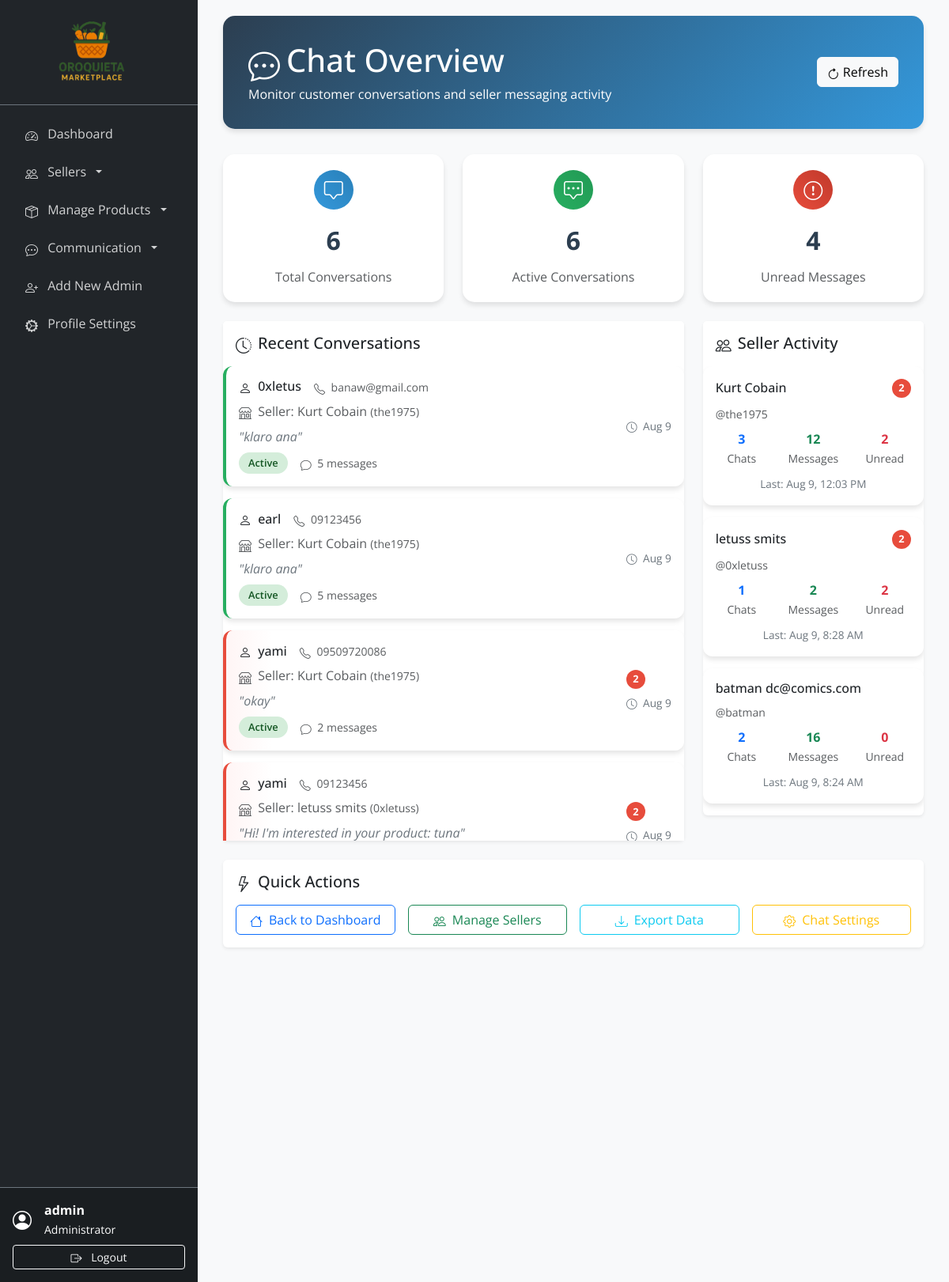
Screenshot of /admin/chat_overview.php (signed in) with the database file from the repository.
### tables this page shows
CREATE TABLE `conversations` (
  `id` int(11) NOT NULL,
  `guest_name` varchar(255) NOT NULL,
  `guest_contact` varchar(255) DEFAULT NULL,
  `seller_id` int(11) NOT NULL,
  `created_at` timestamp NOT NULL DEFAULT current_timestamp(),
  `updated_at` timestamp NOT NULL DEFAULT current_timestamp() ON UPDATE current_timestamp(),
  `status` enum('active','archived','blocked') DEFAULT 'active',
  `last_message_preview` varchar(100) DEFAULT NULL,
  `guest_ip_address` varchar(45) DEFAULT NULL,
  `is_archived` tinyint(1) DEFAULT 0
);

CREATE TABLE `sellers` (
  `id` int(11) NOT NULL,
  `username` varchar(50) NOT NULL,
  `email` varchar(100) NOT NULL,
  `password` varchar(255) NOT NULL,
  `first_name` varchar(50) DEFAULT NULL,
  `last_name` varchar(50) DEFAULT NULL,
  `phone` varchar(20) DEFAULT NULL,
  `address` text DEFAULT NULL,
  `profile_image` varchar(255) DEFAULT NULL,
  `facebook_url` varchar(255) DEFAULT NULL,
  `is_active` tinyint(1) DEFAULT 1,
  `status` enum('pending','approved','rejected','suspended') DEFAULT 'pending',
  `created_at` timestamp NOT NULL DEFAULT current_timestamp(),
  `updated_at` timestamp NOT NULL DEFAULT current_timestamp() ON UPDATE current_timestamp()
);

### admin/chat_overview.php (the view, shortened to what the rows shown need)
<?php
require_once '../includes/db_connect.php';
try {
    $query = "SELECT
                c.id,
                c.guest_name,
                c.guest_contact,
                c.status,
                c.created_at,
                c.updated_at,
                c.last_message_preview,
                s.username as seller_username,
                s.first_name as seller_first_name,
                s.last_name as seller_last_name,
                COUNT(m.id) as total_messages,
                SUM(CASE WHEN m.sender_type = 'guest' AND m.is_read = 0 THEN 1 ELSE 0 END) as unread_count
              FROM conversations c
              LEFT JOIN sellers s ON c.seller_id = s.id
              LEFT JOIN messages m ON c.id = m.conversation_id
              GROUP BY c.id
              ORDER BY c.updated_at DESC
              LIMIT 20";
    $stmt = $pdo->query($query);
    $recent_conversations = $stmt->fetchAll(PDO::FETCH_ASSOC);
    $query = "SELECT
                s.id,
                s.username,
                s.first_name,
                s.last_name,
                COUNT(DISTINCT c.id) as conversation_count,
                COUNT(m.id) as total_messages,
                SUM(CASE WHEN m.sender_type = 'guest' AND m.is_read = 0 THEN 1 ELSE 0 END) as unread_messages,
                MAX(m.sent_at) as last_message_time
              FROM sellers s
              LEFT JOIN conversations c ON s.id = c.seller_id
              LEFT JOIN messages m ON c.id = m.conversation_id
              WHERE s.status = 'approved'
              GROUP BY s.id
              HAVING conversation_count > 0
              ORDER BY unread_messages DESC, last_message_time DESC
              LIMIT 15";
    $stmt = $pdo->query($query);
    $seller_stats = $stmt->fetchAll(PDO::FETCH_ASSOC);
} catch (Exception $e) {
    error_log("Chat overview query error: " . $e->getMessage());
    $total_conversations = $active_conversations = $unread_messages = 0;
    $recent_conversations = $seller_stats = [];
}
?>
<!DOCTYPE html>
<html lang="en">
<head>
    <link rel="stylesheet" href="https://use.fontawesome.com/releases/v5.15.4/css/all.css" />
    <link href="https://cdn.jsdelivr.net/npm/bootstrap-icons@1.10.0/font/bootstrap-icons.css" rel="stylesheet">
    <link href="https://cdn.jsdelivr.net/npm/bootstrap@5.3.0/dist/css/bootstrap.min.css" rel="stylesheet">
</head>
<body>
    <div class="main-content">
        <div class="container-fluid">
            <div class="page-header">
                <div class="row align-items-center">
                    <div class="col-md-8">
                        <h1 class="mb-1"><i class="bi bi-chat-dots me-2"></i>Chat Overview</h1>
                    </div>
                </div>
            </div>
            <div class="row g-4">
                <div class="col-lg-8">
                    <div class="card border-0 shadow-sm">
                        <div class="card-body p-0">
                            <div style="max-height: 600px; overflow-y: auto;">
                                <?php if (empty($recent_conversations)): ?>
                                    <div class="text-center py-5">
                                        <i class="bi bi-chat-square text-muted" style="font-size: 3rem;"></i>
                                        <p class="text-muted mt-3">No conversations yet</p>
                                    </div>
                                <?php else: ?>
                                    <?php foreach ($recent_conversations as $conversation): ?>
                                        <div class="conversation-card p-3 <?php echo $conversation['unread_count'] > 0 ? 'has-unread' : ($conversation['status'] === 'active' ? 'active' : ''); ?>">
                                            <div class="d-flex align-items-center justify-content-between">
                                                <div class="flex-grow-1">
                                                    <div class="d-flex align-items-center mb-2">
                                                        <h6 class="mb-0 me-3">
                                                            <i class="bi bi-person me-1"></i>
                                                            <?php echo htmlspecialchars($conversation['guest_name']); ?>
                                                        </h6>
                                                        <?php if ($conversation['guest_contact']): ?>
                                                            <small class="text-muted">
                                                                <i class="bi bi-telephone me-1"></i>
                                                                <?php echo htmlspecialchars($conversation['guest_contact']); ?>
                                                            </small>
                                                        <?php endif; ?>
                                                    </div>
                                                    <div class="d-flex align-items-center mb-2">
                                                        <span class="text-muted me-3">
                                                            <i class="bi bi-shop me-1"></i>
                                                            Seller: <?php echo htmlspecialchars($conversation['seller_first_name'] . ' ' . $conversation['seller_last_name']); ?>
                                                            <small>(<?php echo htmlspecialchars($conversation['seller_username']); ?>)</small>
                                                        </span>
                                                    </div>
                                                    <?php if ($conversation['last_message_preview']): ?>
                                                        <div class="message-preview mb-2">
                                                            "<?php echo htmlspecialchars($conversation['last_message_preview']); ?>"
                                                        </div>
                                                    <?php endif; ?>
                                                    <div class="d-flex align-items-center">
                                                        <span class="status-badge status-<?php echo $conversation['status']; ?> me-3">
                                                            <?php echo ucfirst($conversation['status']); ?>
                                                        </span>
                                                        <small class="text-muted">
                                                            <i class="bi bi-chat me-1"></i>
                                                            <?php echo $conversation['total_messages']; ?> messages
                                                        </small>
                                                    </div>
                                                </div>
                                                <div class="text-end">
                                                    <?php if ($conversation['unread_count'] > 0): ?>
                                                        <div class="unread-badge mb-2">
                                                            <?php echo $conversation['unread_count']; ?>
                                                        </div>
                                                    <?php endif; ?>
                                                    <div class="time-ago">
                                                        <i class="bi bi-clock me-1"></i>
                                                        <?php
                                                            $time_diff = time() - strtotime($conversation['updated_at']);
                                                            if ($time_diff < 3600) {
                                                                echo ceil($time_diff / 60) . 'm ago';
                                                            } elseif ($time_diff < 86400) {
                                                                echo ceil($time_diff / 3600) . 'h ago';
                                                            } else {
                                                                echo date('M j', strtotime($conversation['updated_at']));
                                                            }
                                                        ?>
                                                    </div>
                                                </div>
                                            </div>
                                        </div>
                                    <?php endforeach; ?>
                                <?php endif; ?>
                            </div>
                        </div>
                    </div>
                </div>
                <div class="col-lg-4">
                    <div class="card border-0 shadow-sm">
                        <div class="card-body p-0">
                            <div style="max-height: 600px; overflow-y: auto;">
                                <?php if (empty($seller_stats)): ?>
                                    <div class="text-center py-5">
                                        <i class="bi bi-people text-muted" style="font-size: 3rem;"></i>
                                        <p class="text-muted mt-3">No seller activity yet</p>
                                    </div>
                                <?php else: ?>
                                    <?php foreach ($seller_stats as $seller): ?>
                                        <div class="seller-stats-card p-3">
                                            <div class="d-flex align-items-center justify-content-between mb-2">
                                                <h6 class="mb-0">
                                                    <?php echo htmlspecialchars($seller['first_name'] . ' ' . $seller['last_name']); ?>
                                                </h6>
                                                <?php if ($seller['unread_messages'] > 0): ?>
                                                    <div class="unread-badge">
                                                        <?php echo $seller['unread_messages']; ?>
                                                    </div>
                                                <?php endif; ?>
                                            </div>
                                            <div class="text-muted mb-2">
                                                <small>@<?php echo htmlspecialchars($seller['username']); ?></small>
                                            </div>
                                            <div class="row text-center">
                                                <div class="col-4">
                                                    <div class="fw-bold text-primary"><?php echo $seller['conversation_count']; ?></div>
                                                    <small class="text-muted">Chats</small>
                                                </div>
                                                <div class="col-4">
                                                    <div class="fw-bold text-success"><?php echo $seller['total_messages']; ?></div>
                                                    <small class="text-muted">Messages</small>
                                                </div>
                                                <div class="col-4">
                                                    <div class="fw-bold text-danger"><?php echo $seller['unread_messages']; ?></div>
                                                    <small class="text-muted">Unread</small>
                                                </div>
                                            </div>
                                            <?php if ($seller['last_message_time']): ?>
                                                <div class="text-center mt-2">
                                                    <small class="time-ago">
                                                        Last: <?php
                                                            $time_diff = time() - strtotime($seller['last_message_time']);
                                                            if ($time_diff < 3600) {
                                                                echo ceil($time_diff / 60) . 'm ago';
                                                            } elseif ($time_diff < 86400) {
                                                                echo ceil($time_diff / 3600) . 'h ago';
                                                            } else {
                                                                echo date('M j, g:i A', strtotime($seller['last_message_time']));
                                                            }
                                                        ?>
                                                    </small>
                                                </div>
                                            <?php endif; ?>
                                        </div>
                                    <?php endforeach; ?>
                                <?php endif; ?>
                            </div>
                        </div>
                    </div>
                </div>
            </div>
        </div>
    </div>
</body>
</html>

### rows the page displays
conversations: guest_name "0xletus", guest_contact "banaw@gmail.com", seller.last_name "Kurt Cobain", seller.username "the1975", last_message_preview "klaro ana", status "Active", total_messages "5", updated_at "Aug 9"
conversations: guest_name "earl", guest_contact "09123456", seller.last_name "Kurt Cobain", seller.username "the1975", last_message_preview "klaro ana", status "Active", total_messages "5", updated_at "Aug 9"
conversations: guest_name "yami", guest_contact "09509720086", seller.last_name "Kurt Cobain", seller.username "the1975", last_message_preview "okay", status "Active", total_messages "2", unread_count "2", updated_at "Aug 9"
conversations: guest_name "yami", guest_contact "09123456", seller.last_name "letuss smits", seller.username "0xletuss", last_message_preview "Hi! I'm interested in your product: tuna", unread_count "2", updated_at "Aug 9"
sellers: first_name+last_name "Kurt Cobain", unread_messages "2", username "the1975", conversation_count "3", total_messages "12", last_message_time "Aug 9, 12:03 PM"
sellers: first_name+last_name "letuss smits", unread_messages "2", username "0xletuss", conversation_count "1", total_messages "2", last_message_time "Aug 9, 8:28 AM"
sellers: first_name+last_name "batman dc@comics.com", username "batman", conversation_count "2", total_messages "16", unread_messages "0", last_message_time "Aug 9, 8:24 AM"

### other values shown
$_SESSION['username'] "admin"
$total_conversations "6"
$active_conversations "6"
$unread_messages "4"
